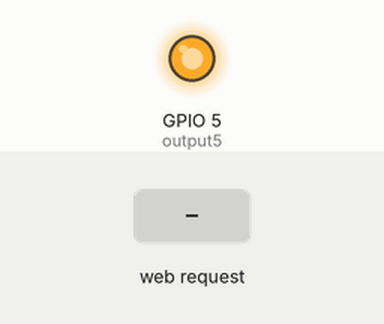
Bench run of a program on a simulated ESP8266 (NodeMCU). On the bench: output pins drawn as LEDs (lit = HIGH). The test bench sets the inputs (shaded band). WiFi joins after 1.5 s; servers stay silent unless stated; what the program prints to the serial monitor is not drawn.

Above: at 2.7 s.
2.8 s: HTTP request GET /5/on received
At 3.5 s:
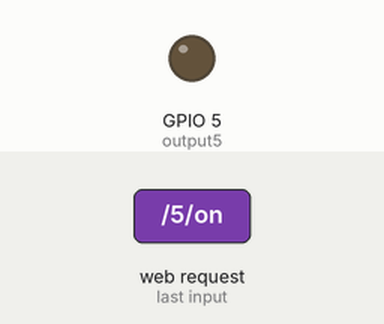
4.3 s: HTTP request GET /5/off received
At 4.6 s:
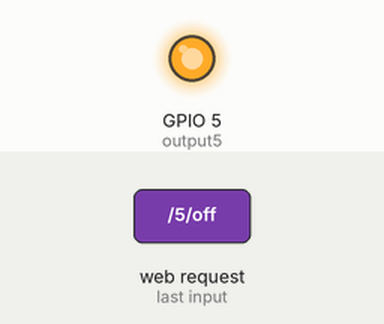
Timing chart, 0 to 7.3 s (numbered marks = the images above; inputs shaded):
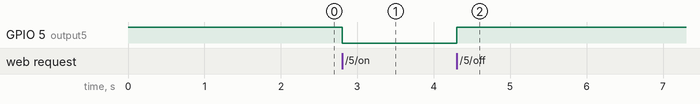

The program:

main.cpp
```cpp
#include <ESP8266WiFi.h>
#include <ESP8266WebServer.h>

const char* ssid = "GNC";
const char* password = "gnc81982832";
ESP8266WebServer server(80);
const int output5 = 5; // D1
IPAddress local_IP(192, 168, 1, 115); // Troque o IP
IPAddress gateway(192, 168, 1, 1);
IPAddress subnet(255, 255, 255, 0);

bool paymentStarted = false;
unsigned long remainingTime = 0;
unsigned long endTime = 0;

void handleRoot() {
  String html = R"=====(
<!DOCTYPE html>
<html>
<head>
  <meta charset="UTF-8">
  <title>Simulação de Pagamento</title>
  <style>
    body {
      font-family: Arial, sans-serif;
      margin: 0;
      padding: 0;
      display: flex;
      flex-direction: column;
      min-height: 100vh;
      background-color: #f4f4f4;
    }

    main {
      flex-grow: 1;
      display: flex;
      flex-direction: column;
      justify-content: center;
      align-items: center;
      padding: 20px;
    }

    #paymentScreen, #timerScreen {
      text-align: center;
      width: 100%;
      max-width: 400px;
      padding: 20px;
      background-color: #fff;
      border-radius: 8px;
      box-shadow: 0 0 10px rgba(0, 0, 0, 0.1);
    }

    input[type="number"] {
      width: 50px;
      padding: 8px;
      font-size: 16px;
    }

    button {
      padding: 10px 20px;
      font-size: 16px;
      cursor: pointer;
      background-color: #3498db;
      color: #fff;
      border: none;
      border-radius: 4px;
    }

    button:hover {
      background-color: #2980b9;
    }

    #timer {
      font-size: 24px;
      font-weight: bold;
    }

    footer {
      display: flex;
      justify-content: center;
      align-items: center;
      padding: 10px 0;
      background-color: #ccc;
      color: #333;
    }

    footer a {
      margin-left: 5px;
      color: #333;
      text-decoration: none;
      display: flex;
      align-items: center;
    }

    footer img {
      width: 24px;
      height: 24px;
      margin-right: 5px;
    }

    strong {
      padding-left: 4px;
    }

    @media screen and (max-width: 600px) {
      #paymentScreen, #timerScreen {
        width: 90%;
        max-width:100%;
      }
      input[type="number"]{
        width: 100%;
        box-sizing: border-box;
      }
    }
  </style>
</head>
<body>
  <main>
    <div id="paymentScreen">
      <h1>Simulação de Pagamento</h1>
      <label for="hoursInput">Escolha a duração do tempo (em horas):</label>
      <input type="number" id="hoursInput" min="1" step="1" value="1" aria-label="Escolha a duração do tempo em horas">
      <button onclick="startPayment()">Pagar</button>
    </div>
    <div id="timerScreen" style="display: none;">
      <h1>Tempo Restante</h1>
      <p id="timer"></p>
      <button onclick="cancelPayment()">Cancelar</button> <!-- Botão de Cancelar -->
    </div>
  </main>
  <footer>
    Desenvolvido por <strong>alfajor-iot</strong>
    <a href="https://github.com/Matheus-Bertol/Alfajor-iot" target="_blank" rel="noopener noreferrer">
      <img src="https://cdn.jsdelivr.net/gh/devicons/devicon/icons/github/github-original.svg" alt="GitHub" />
    </a>
  </footer>
  <script>
    let remainingTime;
    let intervalId;

    function startPayment() {
      const hours = parseInt(document.getElementById('hoursInput').value);
      const amount = hours * 0.5; // Valor a ser pago (R$2 por hora)

      alert(`Você pagou R$ ${amount.toFixed(2)}. O tempo está contando!`);

      toggleLED('on'); // Ligar o relé quando o pagamento começa

      document.getElementById('paymentScreen').style.display = 'none';
      document.getElementById('timerScreen').style.display = 'block';

      remainingTime = hours * 60 * 60; // Converter horas em segundos
      startTimer();
    }

    function toggleLED(status) {
      var xhttp = new XMLHttpRequest();
      xhttp.onreadystatechange = function() {
        if (this.readyState == 4 && this.status == 200) {
          console.log("Resposta do servidor: " + this.responseText);
        }
      };

      if (status === 'on') {
        xhttp.open("GET", "/5/on", true);
      } else if (status === 'off') {
        xhttp.open("GET", "/5/off", true);
      }
      xhttp.send();
    }

    function startTimer() {
      const timerDisplay = document.getElementById('timer');
      updateTimerDisplay(timerDisplay);

      intervalId = setInterval(() => {
        remainingTime--;
        updateTimerDisplay(timerDisplay);

        if (remainingTime <= 0) {
          clearInterval(intervalId);
          alert('Tempo acabou! Retornando para a tela de pagamento.');
          toggleLED('off'); // Desligar o relé quando o tempo expirar
          resetPayment();
        }
      }, 1000);
    }

    function updateTimerDisplay(displayElement) {
      const hours = Math.floor(remainingTime / 3600);
      const minutes = Math.floor((remainingTime % 3600) / 60);
      const seconds = remainingTime % 60;

      displayElement.textContent = `Tempo restante: ${hours.toString().padStart(2, '0')}:${minutes.toString().padStart(2, '0')}:${seconds.toString().padStart(2, '0')}`;
    }

    function resetPayment() {
      clearInterval(intervalId);
      document.getElementById('paymentScreen').style.display = 'block';
      document.getElementById('timerScreen').style.display = 'none';
    }

    function cancelPayment() {
      clearInterval(intervalId); // Interrompe o contador de tempo
      toggleLED('off'); // Desliga o LED
      alert('Pagamento cancelado!'); // Exibe um alerta informando sobre o cancelamento do pagamento
      resetPayment(); // Retorna à tela de pagamento
    }
  </script>
</body>
</html>

  <script>
    let remainingTime;
    let intervalId;

    function startPayment() {
      const hours = parseInt(document.getElementById('hoursInput').value);
      const amount = hours * 0.5; // Valor a ser pago (R$2 por hora)

      alert(`Você pagou R$ ${amount.toFixed(2)}. O tempo está contando!`);

      toggleLED('on'); // Ligar o LED quando o pagamento começa

      document.getElementById('paymentScreen').style.display = 'none';
      document.getElementById('timerScreen').style.display = 'block';

      remainingTime = hours * 60 * 60; // Converter horas em segundos
      startTimer();
    }

    function toggleLED(status) {
      var xhttp = new XMLHttpRequest();
      xhttp.onreadystatechange = function() {
        if (this.readyState == 4 && this.status == 200) {
          console.log("Resposta do servidor: " + this.responseText);
        }
      };

      if (status === 'on') {
        xhttp.open("GET", "/5/on", true);
      } else if (status === 'off') {
        xhttp.open("GET", "/5/off", true);
      }
      xhttp.send();
    }

    function startTimer() {
      const timerDisplay = document.getElementById('timer');
      updateTimerDisplay(timerDisplay);

      intervalId = setInterval(() => {
        remainingTime--;
        updateTimerDisplay(timerDisplay);

        if (remainingTime <= 0) {
          clearInterval(intervalId);
          alert('Tempo acabou! Retornando para a tela de pagamento.');
          toggleLED('off'); // Desligar o relé quando o tempo expirar
          resetPayment();
        }
      }, 1000);
    }

    function updateTimerDisplay(displayElement) {
      const hours = Math.floor(remainingTime / 3600);
      const minutes = Math.floor((remainingTime % 3600) / 60);
      const seconds = remainingTime % 60;

      displayElement.textContent = `Tempo restante: ${hours.toString().padStart(2, '0')}:${minutes.toString().padStart(2, '0')}:${seconds.toString().padStart(2, '0')}`;
    }

    function resetPayment() {
      clearInterval(intervalId);
      document.getElementById('paymentScreen').style.display = 'block';
      document.getElementById('timerScreen').style.display = 'none';
    }

    function cancelPayment() {
      clearInterval(intervalId); // Interrompe o contador de tempo
      toggleLED('off'); // Desliga o relé
      alert('Pagamento cancelado!'); // Exibe um alerta informando sobre o cancelamento do pagamento
      resetPayment(); // Retorna à tela de pagamento
    }
  </script>
</body>
</html>

)=====";
  server.send(200, "text/html", html);
}

void handleOn() {
  digitalWrite(output5, LOW);
  server.send(200, "text/plain", "RELÉ Ligado!");
  Serial.println("RELÉ ligado");
}

void handleOff() {
  digitalWrite(output5, HIGH);
  server.send(200, "text/plain", "RELÉ Desligado!");
  Serial.println("RELÉ desligado");
}

void setup() {
  Serial.begin(9600);
  pinMode(output5, OUTPUT);
  digitalWrite(output5, HIGH);

  if (!WiFi.config(local_IP, gateway, subnet)) {
    Serial.println("STA Failed to configure");
  }

  WiFi.begin(ssid, password);
  while (WiFi.status() != WL_CONNECTED) {
    delay(500);
    Serial.print(".");
  }

  Serial.println("");
  Serial.println("WiFi connected.");
  Serial.println("IP address: ");
  Serial.println(WiFi.localIP());

  server.on("/", HTTP_GET, handleRoot);
  server.on("/5/on", HTTP_GET, handleOn);
  server.on("/5/off", HTTP_GET, handleOff);
  server.begin();
}

void loop() {
  server.handleClient();
}
```

Measured:
- after the input at 2.8 s, GPIO 5 (output5): HIGH → LOW at once
- after the input at 4.3 s, GPIO 5 (output5): LOW → HIGH at once
